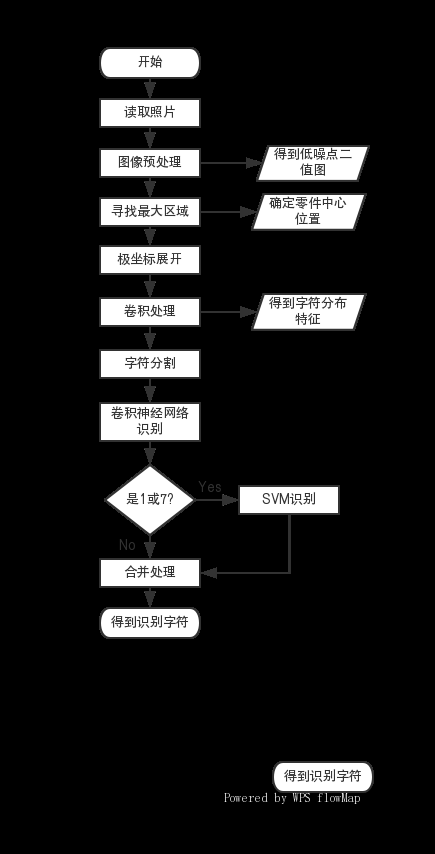
#> input picture pyQt5/pic.png, 435 x 854 px
$ python '滑动条控制二值化.py'
#> lines starting #> are read from the running program, lines starting #| are printed output that depends on the picture; after the words box and inside, x2 and y2 are one past the last pixel; in counts of white or black regions, pixels touching at a corner belong together
import cv2
import numpy as np

img = cv2.imread("pic.png")
#> img is the input picture: shape (854, 435, 3); min 0, max 255, mean 29.8
img=cv2.cvtColor(img,cv2.COLOR_BGR2GRAY)
#> img: shape (854, 435)
# img=cv2.pyrDown(img)
# img=cv2.equalizeHist(img)
# img=cv2.Canny(img,100,200)
cv2.imshow('img',img)
def callBack(x):
#> called with x = 100
    global img
    global binary
    src,binary=cv2.threshold(img,x,255,cv2.THRESH_BINARY)
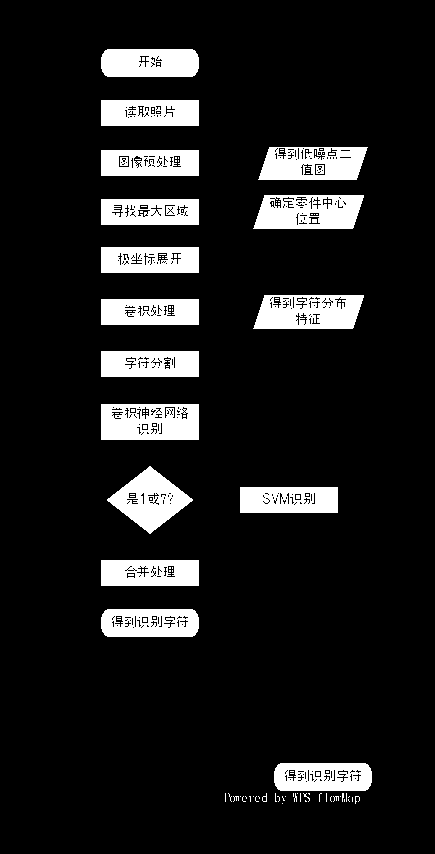
#> binary: shape (854, 435); 11.2% white; 133 white regions (114 under 20 px), largest, box (x1, y1, x2, y2) and area: (101, 404, 199, 440) 3114, (253, 295, 364, 329) 3068, (253, 195, 364, 229) 3005
#> src = 100
    cv2.imshow('binary',binary)

cv2.namedWindow('binary')
cv2.createTrackbar('reszieThreshold','binary',100,255,callBack)
cv2.waitKey()
cmd=input()
if cmd=='save':
    cv2.imwrite('bestimg.jpg',binary)
    print('save susessful!')

$ run again, with pyQt5/09_30_13.jpg saved as pyQt5/pic.png
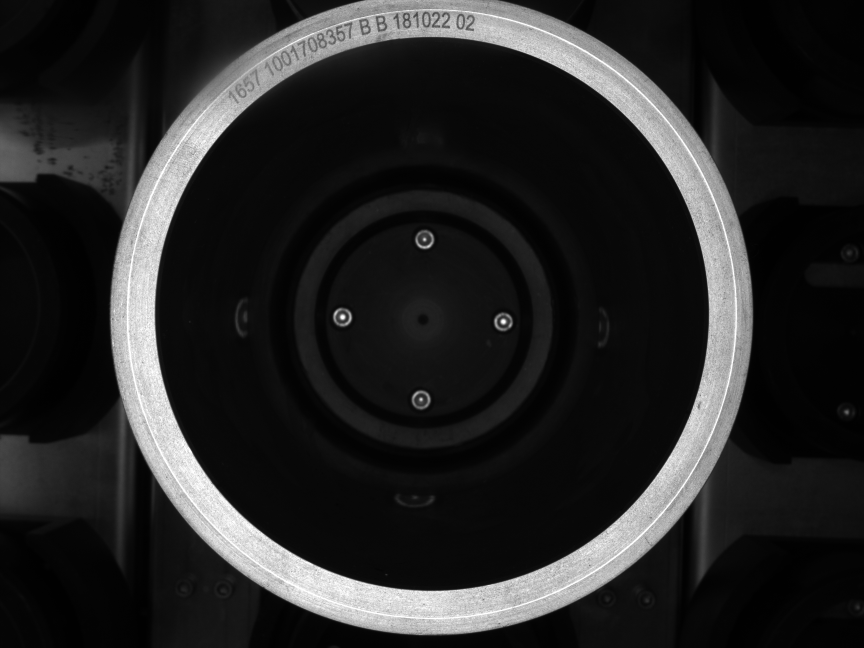
#> input picture pyQt5/09_30_13.jpg, 2592 x 1944 px (shown at 1/3 size)
#> img is the input picture: shape (1944, 2592, 3); min 0, max 255, mean 38.1
#> img: shape (1944, 2592)
#> in callBack, `src,binary=cv2.threshold(img,x,255,cv2.THRESH_BINARY)`:
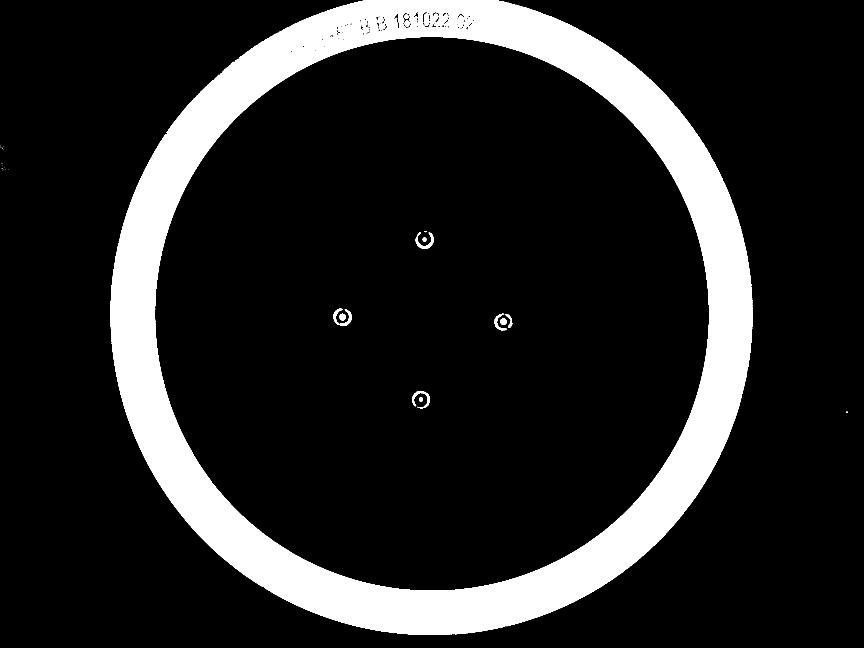
#> binary: shape (1944, 2592) (shown at 1/3 size); 14.6% white; 55 white regions (43 under 20 px), largest, box (x1, y1, x2, y2) and area: (331, 0, 2258, 1905) 732715, (1000, 926, 1055, 978) 953, (1237, 1173, 1290, 1226) 820
#> src = 100
